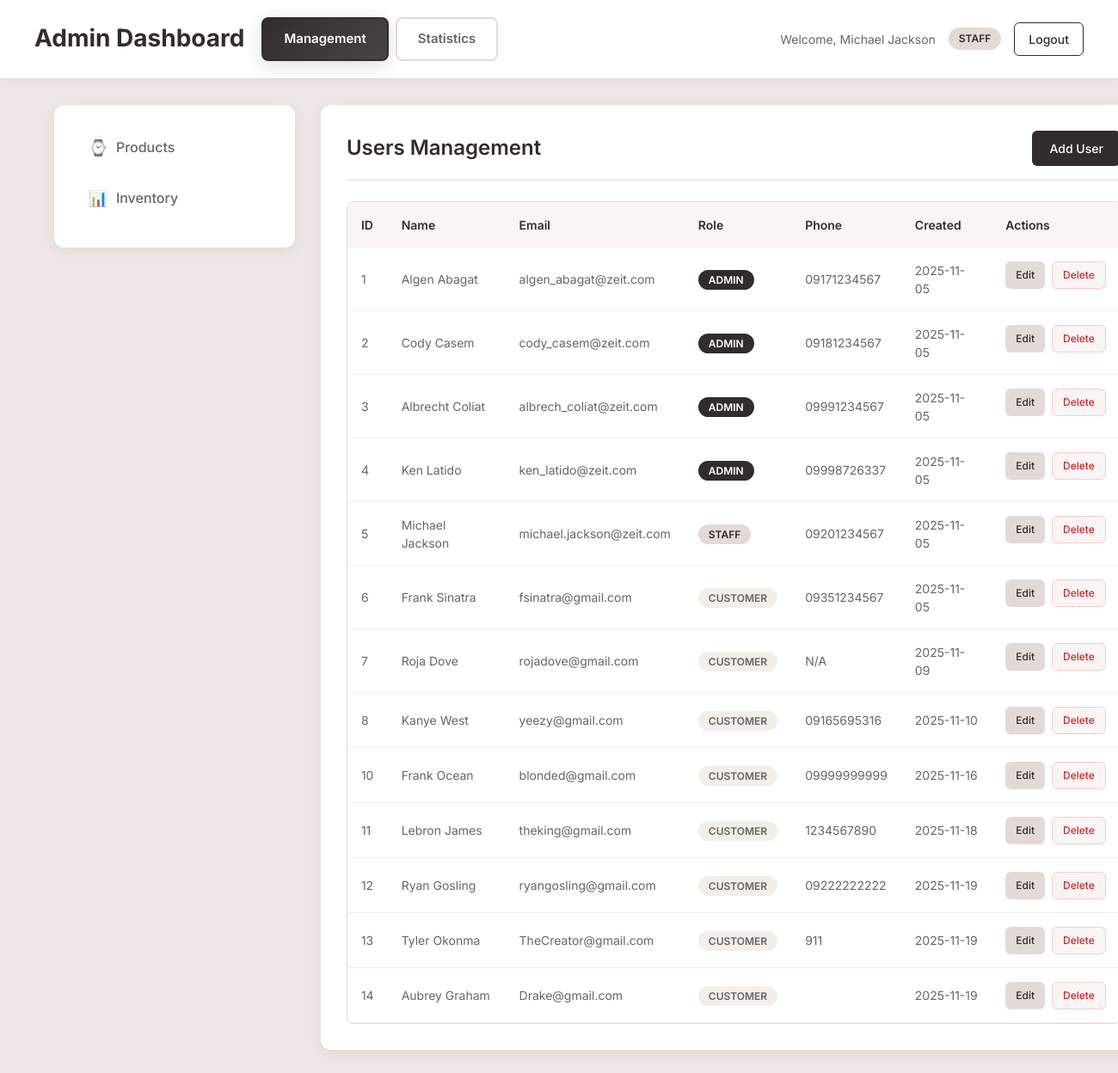
/admin-dashboard.php (signed in), run on the app's committed database.
### tables this page shows
CREATE TABLE `users` (
  `user_id` int NOT NULL AUTO_INCREMENT,
  `role_id` int NOT NULL,
  `first_name` varchar(100) DEFAULT NULL,
  `last_name` varchar(100) DEFAULT NULL,
  `email` varchar(100) DEFAULT NULL,
  `password_hash` varchar(255) NOT NULL,
  `phone` varchar(20) DEFAULT NULL,
  `created_at` date DEFAULT (curdate()),
  PRIMARY KEY (`user_id`),
  UNIQUE KEY `email` (`email`),
  KEY `fk_users_role` (`role_id`),
  CONSTRAINT `fk_users_role` FOREIGN KEY (`role_id`) REFERENCES `roles` (`role_id`)
);

CREATE TABLE `roles` (
  `role_id` int NOT NULL AUTO_INCREMENT,
  `role_name` enum('Customer','Admin','Staff') NOT NULL,
  PRIMARY KEY (`role_id`)
);

### admin-dashboard.php (the view, shortened to what this page needs)
<?php
require_once 'config.php';
$conn = getDBConnection($servername, $username, $password, $database, $port);
$user_id = $_SESSION['user_id'];
$role_query = "SELECT r.role_name, u.first_name, u.last_name
               FROM users u
               JOIN roles r ON u.role_id = r.role_id
               WHERE u.user_id = ?";
$stmt = $conn->prepare($role_query);
$stmt->bind_param("i", $user_id);
$stmt->execute();
$result = $stmt->get_result();
$user_data = $result->fetch_assoc();
$is_admin = $user_data['role_name'] == 'Admin';
$user_name = $user_data['first_name'] . ' ' . $user_data['last_name'];
?>
<!DOCTYPE html>
<html lang="en">
<head>
    <link href="https://cdn.jsdelivr.net/npm/bootstrap@5.3.3/dist/css/bootstrap.min.css" rel="stylesheet">
    <link rel="stylesheet" href="styles/styles.css">
    <link rel="stylesheet" href="styles/admin-dashboard.css">
</head>
<body>
    <div class="container-fluid admin-dashboard">
        <header class="admin-header">
            <div class="header-content">
                <div class="header-title-group">
                    <h1>Admin Dashboard</h1>
                    <div class="mode-switcher">
                        <a href="admin-dashboard.php" class="mode-btn active">Management</a>
                        <a href="admin-statistics.php" class="mode-btn">Statistics</a>
                    </div>
                </div>
                <div class="user-info">
                    <span>Welcome, <?php echo htmlspecialchars($user_name); ?></span>
                    <span class="role-badge <?php echo $is_admin ? 'admin' : 'staff'; ?>">
                        <?php echo $user_data['role_name']; ?>
                    </span>
                    <a href="logout.php" class="logout-btn">Logout</a>
                </div>
            </div>
        </header>
        <div class="admin-content">
            <nav class="admin-sidebar">
                <div id="managementNav" class="nav-group active">
                    <ul class="nav-menu">
                    <li class="nav-item">
                        <a href="#products" class="nav-link" data-target="products">
                            <span class="nav-icon">⌚</span>
                            Products
                        </a>
                    </li>
                    <li class="nav-item">
                        <a href="#inventory" class="nav-link" data-target="inventory">
                            <span class="nav-icon">📊</span>
                            Inventory
                        </a>
                    </li>
                    </ul>
                </div>
            </nav>
            <main class="admin-main">
                <section id="users" class="content-section active">
                    <div class="section-header">
                        <h2>Users Management</h2>
                        <button class="btn btn-primary" onclick="openModal('addUser')">Add User</button>
                    </div>
                    <div class="table-container">
                        <table class="data-table">
                            <thead>
                                <tr>
                                    <th>ID</th>
                                    <th>Name</th>
                                    <th>Email</th>
                                    <th>Role</th>
                                    <th>Phone</th>
                                    <th>Created</th>
                                    <th>Actions</th>
                                </tr>
                            </thead>
                            <tbody>
                                <?php
                                $users_query = "SELECT u.*, r.role_name FROM users u JOIN roles r ON u.role_id = r.role_id";
                                $users_result = $conn->query($users_query);
                                while ($user = $users_result->fetch_assoc()):
                                ?>
                                <tr>
                                    <td><?php echo $user['user_id']; ?></td>
                                    <td><?php echo htmlspecialchars($user['first_name'] . ' ' . $user['last_name']); ?></td>
                                    <td><?php echo htmlspecialchars($user['email']); ?></td>
                                    <td><span class="role-badge <?php echo strtolower($user['role_name']); ?>"><?php echo $user['role_name']; ?></span></td>
                                    <td><?php echo htmlspecialchars($user['phone'] ?? 'N/A'); ?></td>
                                    <td><?php echo $user['created_at']; ?></td>
                                    <td class="actions">
                                        <button class="btn btn-sm btn-edit" onclick="editUser(<?php echo $user['user_id']; ?>)">Edit</button>
                                        <button class="btn btn-sm btn-delete" onclick="deleteUser(<?php echo $user['user_id']; ?>)">Delete</button>
                                    </td>
                                </tr>
                                <?php endwhile; ?>
                            </tbody>
                        </table>
                    </div>
                </section>
            </main>
</body>
</html>

### styles/styles.css (style rules this page uses)
.container-fluid { display: flex; flex-direction: column; min-height: 100vh; background-color: #EEE5E5; padding: 0px; font-family: 'Inter', sans-serif; }
html, body { font-family: 'Inter', sans-serif; }

### styles/admin-dashboard.css (style rules this page uses)
.admin-dashboard { background-color: #EEE5E5; min-height: 100vh; font-family: 'Inter', sans-serif; }
.admin-header { background-color: #FFFFFF; padding: 20px 40px; border-bottom: 1px solid #E3DAD8; box-shadow: 0 2px 8px rgba(0, 0, 0, 0.04); }
.header-content { display: flex; justify-content: space-between; align-items: center; max-width: 1400px; margin: 0 auto; }
.header-title-group { display: flex; align-items: center; gap: 20px; }
.mode-switcher { display: flex; gap: 0; background-color: transparent; padding: 0; border-radius: 8px; }
.mode-btn { padding: 12px 24px; background-color: #FFFFFF; color: #666; border: 2px solid #E3DAD8; border-radius: 8px; font-weight: 600; font-size: 15px; cursor: pointer; transition: all 0.3s ease; text-decoration: none; display: inline-block; margin-right: 8px; }
.mode-btn.active { background: linear-gradient(135deg, #322C2C 0%, #4A4444 100%); color: #FFFFFF; border-color: #322C2C; box-shadow: 0 6px 20px rgba(50, 44, 44, 0.15); }
.admin-header h1 { font-size: 28px; font-weight: 700; color: #322C2C; margin: 0; }
.user-info { display: flex; align-items: center; gap: 15px; font-size: 14px; color: #666; }
.role-badge { padding: 4px 12px; border-radius: 16px; font-size: 12px; font-weight: 600; text-transform: uppercase; }
.role-badge.admin { background-color: #322C2C; color: #FFFFFF; }
.role-badge.staff { background-color: #E3DAD8; color: #322C2C; }
.role-badge.customer { background-color: #F2EEE9; color: #666; }
.logout-btn { padding: 8px 16px; background-color: transparent; color: #322C2C; border: 1px solid #322C2C; border-radius: 6px; text-decoration: none; font-size: 14px; font-weight: 500; transition: all 0.3s ease; }
.admin-content { display: flex; max-width: 1400px; margin: 0 auto; padding: 30px 20px; gap: 30px; }
.admin-sidebar { flex: 0 0 280px; background-color: #FFFFFF; border-radius: 12px; padding: 24px; box-shadow: 0 4px 16px rgba(0, 0, 0, 0.06); height: fit-content; }
.nav-menu { list-style: none; padding: 0; margin: 0; }
.nav-group { transition: opacity 0.3s ease; }
.nav-group.active { display: block; opacity: 1; }
.nav-item { margin-bottom: 8px; }
.nav-link { display: flex; align-items: center; gap: 12px; padding: 12px 16px; color: #666; text-decoration: none; border-radius: 8px; transition: all 0.3s ease; font-weight: 500; }
.nav-icon { font-size: 18px; width: 20px; text-align: center; }
.admin-main { flex: 1; background-color: #FFFFFF; border-radius: 12px; padding: 30px; box-shadow: 0 4px 16px rgba(0, 0, 0, 0.06); }
.content-section { display: none; }
.content-section.active { display: block; width: 900px; }
.section-header { display: flex; justify-content: space-between; align-items: center; margin-bottom: 24px; padding-bottom: 16px; border-bottom: 1px solid #E3DAD8; }
.section-header h2 { font-size: 24px; font-weight: 600; color: #322C2C; margin: 0; }
.btn { padding: 10px 20px; border-radius: 6px; font-weight: 500; font-size: 14px; border: none; cursor: pointer; transition: all 0.3s ease; text-decoration: none; display: inline-flex; align-items: center; gap: 8px; }
.btn-primary { background-color: #322C2C; color: #FFFFFF; }
.btn-sm { padding: 6px 12px; font-size: 12px; }
.btn-edit { background-color: #E3DAD8; color: #322C2C; }
.btn-delete { background-color: #F8F5F4; color: #DC2626; border: 1px solid #FECACA; }
.table-container { overflow-x: auto; border-radius: 8px; border: 1px solid #E3DAD8; }
.data-table { width: 100%; border-collapse: collapse; background-color: #FFFFFF; }
.data-table th, .data-table td { padding: 16px; text-align: left; border-bottom: none; position: relative; z-index: 2; }
.data-table tbody td { box-shadow: none; background: transparent; }
.data-table tbody tr { position: relative; }
.data-table tbody tr::after { content: ""; position: absolute; left: 0; right: 0; bottom: 0; height: 1px; background: #F2EEE9; pointer-events: none; z-index: 1; }
.data-table thead th { position: relative; z-index: 3; }
.data-table th { background-color: #F8F5F4; font-weight: 600; color: #322C2C; font-size: 14px; }
.data-table td { color: #666; font-size: 14px; }
.actions { display: flex; gap: 8px; }

### data on the page
users: user_name "Michael Jackson", role.role_name "STAFF", user_id "5", first_name+last_name "Michael Jackson", email "michael.jackson@zeit.com", phone "09201234567", created_at "2025-11-05"
users: user_id "1", first_name+last_name "Algen Abagat", email "algen_abagat@zeit.com", role.role_name "ADMIN", phone "09171234567", created_at "2025-11-05"
users: user_id "2", first_name+last_name "Cody Casem", email "cody_casem@zeit.com", role.role_name "ADMIN", phone "09181234567", created_at "2025-11-05"
users: user_id "3", first_name+last_name "Albrecht Coliat", email "albrech_coliat@zeit.com", role.role_name "ADMIN", phone "09991234567", created_at "2025-11-05"
users: user_id "4", first_name+last_name "Ken Latido", email "ken_latido@zeit.com", role.role_name "ADMIN", phone "09998726337", created_at "2025-11-05"
users: user_id "6", first_name+last_name "Frank Sinatra", email "fsinatra@gmail.com", role.role_name "CUSTOMER", phone "09351234567", created_at "2025-11-05"
users: user_id "7", first_name+last_name "Roja Dove", email "rojadove@gmail.com", role.role_name "CUSTOMER", phone "N/A", created_at "2025-11-09"
users: user_id "8", first_name+last_name "Kanye West", email "yeezy@gmail.com", role.role_name "CUSTOMER", phone "09165695316", created_at "2025-11-10"
users: user_id "10", first_name+last_name "Frank Ocean", email "blonded@gmail.com", role.role_name "CUSTOMER", phone "09999999999", created_at "2025-11-16"
users: user_id "11", first_name+last_name "Lebron James", email "theking@gmail.com", role.role_name "CUSTOMER", phone "1234567890", created_at "2025-11-18"
users: user_id "12", first_name+last_name "Ryan Gosling", email "ryangosling@gmail.com", role.role_name "CUSTOMER", phone "09222222222", created_at "2025-11-19"
users: user_id "13", first_name+last_name "Tyler Okonma", email "TheCreator@gmail.com", role.role_name "CUSTOMER", phone "911", created_at "2025-11-19"
users: user_id "14", first_name+last_name "Aubrey Graham", email "Drake@gmail.com", role.role_name "CUSTOMER", created_at "2025-11-19"
